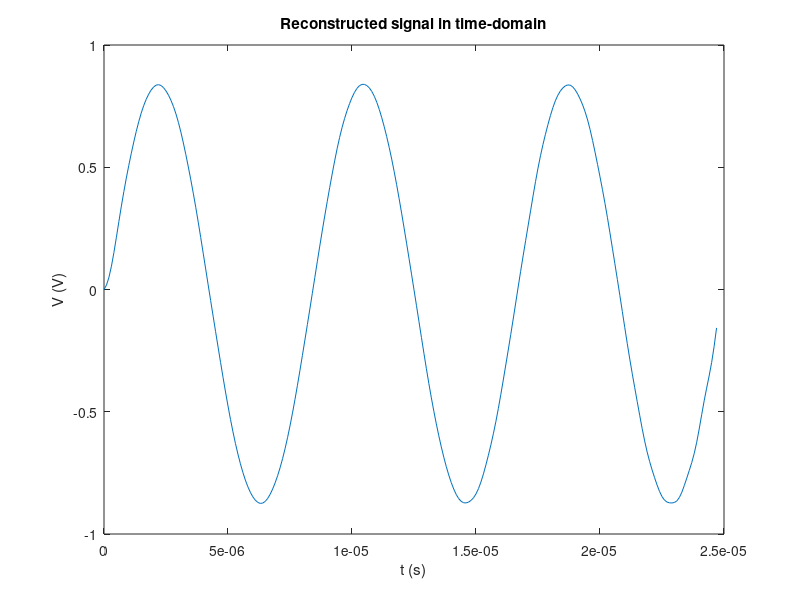

This chart was generated by the following MATLAB code:
x1resampled = dlmread('adc_data_1_long.txt')
x1resampled = x1resampled / 1024 * 4;
Fs = 3e6;
F1 = 121e3;
tmin = 0;
tmax = 3/F1;
t = tmin:100e-9:tmax;
Ts = 1/Fs;
ts = tmin:Ts:tmax;
x1 = cos(4*pi*F1*t);
x1reconstructed = zeros(1,length(t)); %preallocating for speed
samples = length(ts);
for i = 1:1:length(t)
    for n = 1:1:samples
        x1reconstructed(i) = x1reconstructed(i) + x1resampled(n)*sinc((t(i)-n*Ts)/Ts);
    end
end
figure(1)
plot(t,x1reconstructed)
title("Reconstructed signal in time-domain")
xlabel("t (s)")
ylabel("V (V)")
